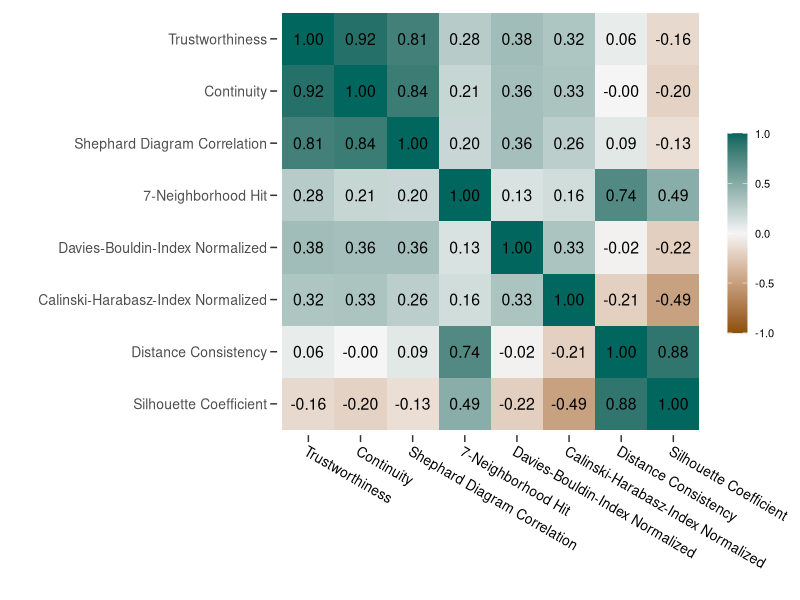

Reproduce this figure in R.
# set your working director using setwd()
# setwd("your working directory")



# Important note: In the file Results_Correlation_Final.csv we replaced
# the entries 'Silhouette coefficient' by 'Silhouette Coefficient'
# and the entries 'Distance consistency' by 'Distance Consistency'
# using an usual Text Editor


library(reshape)
library(ggplot2)
library(gridExtra)
library(patchwork)
library(RColorBrewer)

df <- read.csv('Results_Correlation_Final.csv')

colors <- brewer.pal(9, "BrBG")

ggplot(df, aes(x = Variable.1, y = Variable.2, fill = Correlation)) +
  geom_tile(width = 1.0, position = 'identity') + 
  geom_text(aes(label = sprintf("%.2f", Correlation)), color = "black", size = 4) + 
  scale_fill_gradient2(low = colors[1], mid = colors[5], high = colors[9],
                       midpoint = 0.0, na.value = "grey", limits = c(-1,1)) +
  guides(fill = guide_colourbar(barwidth = 1,
                                barheight = 10,
                                title = '',
                                #label = FALSE,
                                #ticks = FALSE,
                                reverse = FALSE)) +
  theme(axis.ticks.length = unit(5, "pt"),
        axis.text.y = element_text(size = 10),
        axis.text.x = element_text(size = 10, angle = 330, hjust = 0, colour = "black"),
        panel.grid.major = element_blank(), panel.background = element_blank(),
        legend.text=element_text(size=8)) +
  scale_x_discrete(limits=c('Trustworthiness', 'Continuity', 'Shephard Diagram Correlation', '7-Neighborhood Hit',
                            'Davies-Bouldin-Index Normalized', 'Calinski-Harabasz-Index Normalized', 'Distance Consistency',
                            'Silhouette Coefficient')) +
  scale_y_discrete(limits=c('Silhouette Coefficient', 'Distance Consistency', 'Calinski-Harabasz-Index Normalized',
                            'Davies-Bouldin-Index Normalized', '7-Neighborhood Hit','Shephard Diagram Correlation',
                            'Continuity','Trustworthiness'))+
  labs(x = "", y = "") +
  coord_equal()

  
